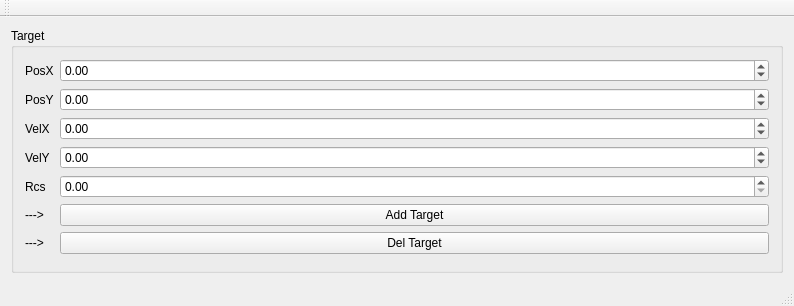
<?xml version="1.0" encoding="UTF-8"?>
<ui version="4.0">
 <class>MainWindow</class>
 <widget class="QMainWindow" name="MainWindow">
  <property name="geometry">
   <rect>
    <x>0</x>
    <y>0</y>
    <width>794</width>
    <height>306</height>
   </rect>
  </property>
  <property name="windowTitle">
   <string>MainWindow</string>
  </property>
  <widget class="QWidget" name="centralWidget">
   <layout class="QHBoxLayout" name="horizontalLayout_2">
    <item>
     <widget class="QGroupBox" name="groupBox">
      <property name="title">
       <string>Target</string>
      </property>
      <layout class="QFormLayout" name="formLayout">
       <item row="0" column="0">
        <widget class="QLabel" name="posXLabel">
         <property name="text">
          <string>PosX</string>
         </property>
        </widget>
       </item>
       <item row="0" column="1">
        <widget class="QDoubleSpinBox" name="posXDoubleSpinBox">
         <property name="minimum">
          <double>-100.000000000000000</double>
         </property>
         <property name="maximum">
          <double>100.000000000000000</double>
         </property>
        </widget>
       </item>
       <item row="1" column="0">
        <widget class="QLabel" name="posYLabel">
         <property name="text">
          <string>PosY</string>
         </property>
        </widget>
       </item>
       <item row="1" column="1">
        <widget class="QDoubleSpinBox" name="posYDoubleSpinBox">
         <property name="minimum">
          <double>-100.000000000000000</double>
         </property>
         <property name="maximum">
          <double>100.000000000000000</double>
         </property>
        </widget>
       </item>
       <item row="2" column="0">
        <widget class="QLabel" name="velXLabel">
         <property name="text">
          <string>VelX</string>
         </property>
        </widget>
       </item>
       <item row="2" column="1">
        <widget class="QDoubleSpinBox" name="velXDoubleSpinBox">
         <property name="minimum">
          <double>-100.000000000000000</double>
         </property>
         <property name="maximum">
          <double>100.000000000000000</double>
         </property>
        </widget>
       </item>
       <item row="3" column="0">
        <widget class="QLabel" name="velYLabel">
         <property name="text">
          <string>VelY</string>
         </property>
        </widget>
       </item>
       <item row="3" column="1">
        <widget class="QDoubleSpinBox" name="velYDoubleSpinBox">
         <property name="minimum">
          <double>-100.000000000000000</double>
         </property>
         <property name="maximum">
          <double>100.000000000000000</double>
         </property>
        </widget>
       </item>
       <item row="5" column="1">
        <widget class="QPushButton" name="addTargetPushButton">
         <property name="text">
          <string>Add Target</string>
         </property>
        </widget>
       </item>
       <item row="5" column="0">
        <widget class="QLabel" name="addLabel">
         <property name="text">
          <string>---&gt;</string>
         </property>
        </widget>
       </item>
       <item row="4" column="0">
        <widget class="QLabel" name="rcsLabel">
         <property name="text">
          <string>Rcs</string>
         </property>
        </widget>
       </item>
       <item row="4" column="1">
        <widget class="QDoubleSpinBox" name="rcsDoubleSpinBox"/>
       </item>
       <item row="6" column="0">
        <widget class="QLabel" name="delLabel">
         <property name="text">
          <string>---&gt;</string>
         </property>
        </widget>
       </item>
       <item row="6" column="1">
        <widget class="QPushButton" name="delPushButton">
         <property name="text">
          <string>Del Target</string>
         </property>
        </widget>
       </item>
      </layout>
     </widget>
    </item>
   </layout>
  </widget>
  <widget class="QMenuBar" name="menuBar">
   <property name="geometry">
    <rect>
     <x>0</x>
     <y>0</y>
     <width>794</width>
     <height>17</height>
    </rect>
   </property>
  </widget>
  <widget class="QToolBar" name="mainToolBar">
   <attribute name="toolBarArea">
    <enum>TopToolBarArea</enum>
   </attribute>
   <attribute name="toolBarBreak">
    <bool>false</bool>
   </attribute>
  </widget>
  <widget class="QStatusBar" name="statusBar"/>
 </widget>
 <layoutdefault spacing="6" margin="11"/>
 <resources/>
 <connections/>
</ui>
